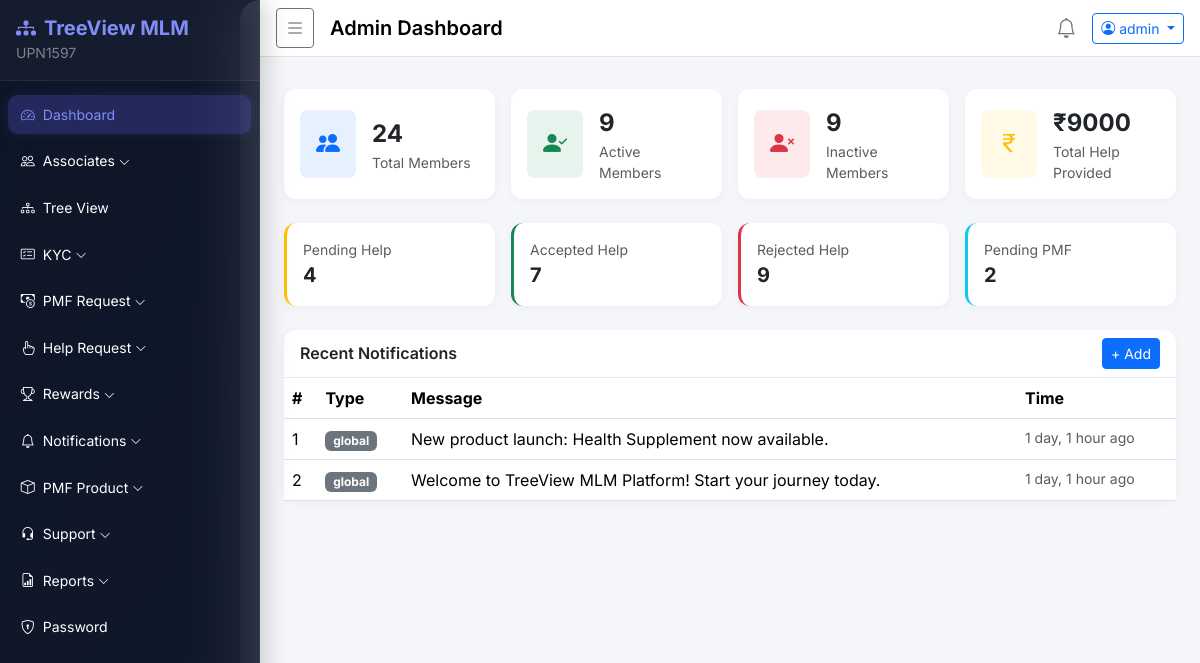
Screenshot of /dashboard/admin/ (signed in) with the database file from the repository.
### accounts/models.py (models this page shows, shortened)
class User(AbstractBaseUser, PermissionsMixin):
    STATUS_CHOICES = [('active', 'Active'), ('inactive', 'Inactive'), ('pending', 'Pending')]
    member_id   = models.CharField(max_length=20, unique=True, default=generate_member_id)
    sponsor_id  = models.CharField(max_length=20, blank=True, null=True)
    username    = models.CharField(max_length=150, unique=True)
    email       = models.EmailField(unique=True)
    mobile      = models.CharField(max_length=15, blank=True)
    status      = models.CharField(max_length=10, choices=STATUS_CHOICES, default='pending')
    is_active   = models.BooleanField(default=True)
    is_staff    = models.BooleanField(default=False)
    plain_password = models.CharField(max_length=128, blank=True)  # stored for admin view
    created_at  = models.DateTimeField(default=timezone.now)
    objects = UserManager()
    USERNAME_FIELD = 'username'
    REQUIRED_FIELDS = ['email']
    class Meta:
        db_table = 'users'

### notifications/models.py (models this page shows, shortened)
class Notification(models.Model):
    TYPE_CHOICES = [('global', 'Global'), ('individual', 'Individual')]
    user       = models.ForeignKey(settings.AUTH_USER_MODEL, on_delete=models.CASCADE, null=True, blank=True, related_name='notifications')
    notif_type = models.CharField(max_length=15, choices=TYPE_CHOICES, default='global')
    message    = models.TextField()
    is_read    = models.BooleanField(default=False)
    created_at = models.DateTimeField(default=timezone.now)
    class Meta:
        db_table = 'notifications'
        ordering = ['-created_at']

### dashboard/views.py (the view)
# urls.py: path('admin/', views.admin_dashboard, name='admin_dashboard'),
@login_required
def admin_dashboard(request):
    if not request.user.is_staff:
        return redirect('dashboard:user_dashboard')
    ctx = {
        'total_members':    User.objects.filter(is_staff=False).count(),
        'active_members':   User.objects.filter(is_staff=False, status='active').count(),
        'inactive_members': User.objects.filter(is_staff=False, status='inactive').count(),
        'total_help':       SendHelpRequest.objects.filter(status='accepted').aggregate(t=Sum('amount'))['t'] or 0,
        'pending_help':     SendHelpRequest.objects.filter(status='pending').count(),
        'accepted_help':    SendHelpRequest.objects.filter(status='accepted').count(),
        'rejected_help':    SendHelpRequest.objects.filter(status='rejected').count(),
        'pending_pmf':      PMFRequest.objects.filter(status='pending').count(),
        'notifications':    Notification.objects.filter(notif_type='global').order_by('-created_at')[:5],
    }
    return render(request, 'dashboard/admin_dashboard.html', ctx)

### templates/dashboard/admin_dashboard.html (shortened to what this page needs)
{% extends 'base/base.html' %}
{% block page_title %}Admin Dashboard{% endblock %}
{% block content %}
<div class="row g-3 mb-4">
  {% with cards=True %}
  <div class="col-6 col-lg-3">
    <div class="card stat-card h-100">
      <div class="card-body d-flex align-items-center gap-3">
        <div class="rounded-3 bg-primary bg-opacity-10 p-3"><i class="bi bi-people-fill text-primary fs-4"></i></div>
        <div><div class="fw-bold fs-4">{{ total_members }}</div><div class="text-muted small">Total Members</div></div>
      </div>
    </div>
  </div>
  <div class="col-6 col-lg-3">
    <div class="card stat-card h-100">
      <div class="card-body d-flex align-items-center gap-3">
        <div class="rounded-3 bg-success bg-opacity-10 p-3"><i class="bi bi-person-check-fill text-success fs-4"></i></div>
        <div><div class="fw-bold fs-4">{{ active_members }}</div><div class="text-muted small">Active Members</div></div>
      </div>
    </div>
  </div>
  <div class="col-6 col-lg-3">
    <div class="card stat-card h-100">
      <div class="card-body d-flex align-items-center gap-3">
        <div class="rounded-3 bg-danger bg-opacity-10 p-3"><i class="bi bi-person-x-fill text-danger fs-4"></i></div>
        <div><div class="fw-bold fs-4">{{ inactive_members }}</div><div class="text-muted small">Inactive Members</div></div>
      </div>
    </div>
  </div>
  <div class="col-6 col-lg-3">
    <div class="card stat-card h-100">
      <div class="card-body d-flex align-items-center gap-3">
        <div class="rounded-3 bg-warning bg-opacity-10 p-3"><i class="bi bi-currency-rupee text-warning fs-4"></i></div>
        <div><div class="fw-bold fs-4">₹{{ total_help }}</div><div class="text-muted small">Total Help Provided</div></div>
      </div>
    </div>
  </div>
  {% endwith %}
</div>
<div class="row g-3 mb-4">
  <div class="col-6 col-lg-3">
    <div class="card stat-card border-start border-warning border-3">
      <div class="card-body"><div class="text-muted small">Pending Help</div><div class="fw-bold fs-5">{{ pending_help }}</div></div>
    </div>
  </div>
  <div class="col-6 col-lg-3">
    <div class="card stat-card border-start border-success border-3">
      <div class="card-body"><div class="text-muted small">Accepted Help</div><div class="fw-bold fs-5">{{ accepted_help }}</div></div>
    </div>
  </div>
  <div class="col-6 col-lg-3">
    <div class="card stat-card border-start border-danger border-3">
      <div class="card-body"><div class="text-muted small">Rejected Help</div><div class="fw-bold fs-5">{{ rejected_help }}</div></div>
    </div>
  </div>
  <div class="col-6 col-lg-3">
    <div class="card stat-card border-start border-info border-3">
      <div class="card-body"><div class="text-muted small">Pending PMF</div><div class="fw-bold fs-5">{{ pending_pmf }}</div></div>
    </div>
  </div>
</div>
<div class="card">
  <div class="card-header d-flex justify-content-between align-items-center">
    <h6 class="mb-0 fw-semibold">Recent Notifications</h6>
    <a href="{% url 'notifications:add' %}" class="btn btn-sm btn-primary">+ Add</a>
  </div>
  <div class="card-body p-0">
    <div class="table-responsive">
      <table class="table table-hover mb-0">
        <thead><tr><th>#</th><th>Type</th><th>Message</th><th>Time</th></tr></thead>
        <tbody>
          {% for n in notifications %}
          <tr>
            <td>{{ forloop.counter }}</td>
            <td><span class="badge bg-secondary">{{ n.notif_type }}</span></td>
            <td>{{ n.message|truncatechars:80 }}</td>
            <td class="text-muted small">{{ n.created_at|timesince }} ago</td>
          </tr>
          {% empty %}
          <tr><td colspan="4" class="text-center text-muted py-3">No notifications</td></tr>
          {% endfor %}
        </tbody>
      </table>
    </div>
  </div>
</div>
{% endblock %}

### templates/base/base.html (shortened to what this page needs)
{% load static %}
{% load extras %}
<!DOCTYPE html>
<html lang="en">
<head>
  <link href="https://cdn.jsdelivr.net/npm/bootstrap@5.3.2/dist/css/bootstrap.min.css" rel="stylesheet">
  <link href="https://cdn.jsdelivr.net/npm/bootstrap-icons@1.11.3/font/bootstrap-icons.min.css" rel="stylesheet">
  <link rel="stylesheet" href="{% static 'css/style.css' %}">
</head>
<body>
  <div class="wrapper d-flex">
    <nav id="sidebar" class="sidebar text-white">
      <div class="sidebar-header p-3 d-flex align-items-center justify-content-between">
        <div>
          <h5 class="mb-0 fw-bold" style="color: #818cf8;"><i class="bi bi-diagram-3-fill me-2"></i>TreeView MLM</h5>
          {% if user.is_authenticated %}
          <small style="color: rgba(255,255,255,.45);">{{ user.member_id }}</small>
          {% endif %}
        </div>
      </div>
      <ul class="nav flex-column p-2 mt-1">
        {% if user.is_staff %}
          {% include 'base/sidebar_admin.html' %}
        {% else %}
          {% include 'base/sidebar_user.html' %}
        {% endif %}
      </ul>
    </nav>
    <div class="main-content flex-grow-1">
      <nav class="navbar navbar-expand-lg navbar-light bg-white border-bottom px-3 py-2">
        <button id="sidebarToggle" class="btn btn-sm btn-outline-secondary me-3">
          <i class="bi bi-list fs-5"></i>
        </button>
        <span class="navbar-brand fw-semibold">{% block page_title %}Dashboard{% endblock %}</span>
        <div class="ms-auto d-flex align-items-center gap-3">
          <a href="{% url 'notifications:add' %}" class="text-secondary position-relative">
            <i class="bi bi-bell fs-5"></i>
          </a>
          <div class="dropdown">
            <button class="btn btn-sm btn-outline-primary dropdown-toggle" data-bs-toggle="dropdown">
              <i class="bi bi-person-circle me-1"></i>{{ user.username }}
            </button>
          </div>
        </div>
      </nav>
      <div class="px-4 pt-3">
      </div>
      <div class="content px-4 py-3">
        {% block content %}{% endblock %}
      </div>
    </div>
  </div>
</body>
</html>

### static/css/style.css (style rules this page uses)
body { font-family: 'Inter', sans-serif; background: linear-gradient(135deg, #0b1120 0%, #1a2332 50%, #0b1120 100%); min-height: 100vh; overflow-x: hidden; }
.wrapper { display: flex; min-height: 100vh; }
.sidebar { width: 260px; min-width: 260px; transition: transform .3s ease, width .25s ease; z-index: 1050; overflow-y: auto; height: 100vh; background: rgba(15, 23, 42, 0.85); backdrop-filter: blur(24px); -webkit-backdrop-filter: blur(24px); border-right: 1px solid rgba(255, 255, 255, 0.06); box-shadow: 4px 0 24px rgba(0, 0, 0, 0.2); position: sticky; top: 0; }
.main-content { flex: 1; min-width: 0; background: #f4f6f9; border-radius: 20px 0 0 20px; margin-left: -20px; padding-left: 20px; }
.sidebar-header { background: rgba(255, 255, 255, 0.03); border-bottom: 1px solid rgba(255, 255, 255, 0.06) !important; }
.stat-card { border: none; border-radius: 12px; box-shadow: 0 2px 8px rgba(0,0,0,.04); }
.card { border: none; border-radius: 12px; box-shadow: 0 2px 8px rgba(0,0,0,.04); }
.card-header { background: transparent; border-bottom: 1px solid #e9ecef; font-weight: 600; }

### rows the page displays
User: member_id "UPN1597", username "admin"
Notification: notif_type "global", message "New product launch: Health Supplement now available.", created_at "1 day, 1 hour"
Notification: notif_type "global", message "Welcome to TreeView MLM Platform! Start your journey today.", created_at "1 day, 1 hour"

### other values shown
{{ total_members }} "24"
{{ active_members }} "9"
{{ inactive_members }} "9"
{{ total_help }} "9000"
{{ pending_help }} "4"
{{ accepted_help }} "7"
{{ rejected_help }} "9"
{{ pending_pmf }} "2"
